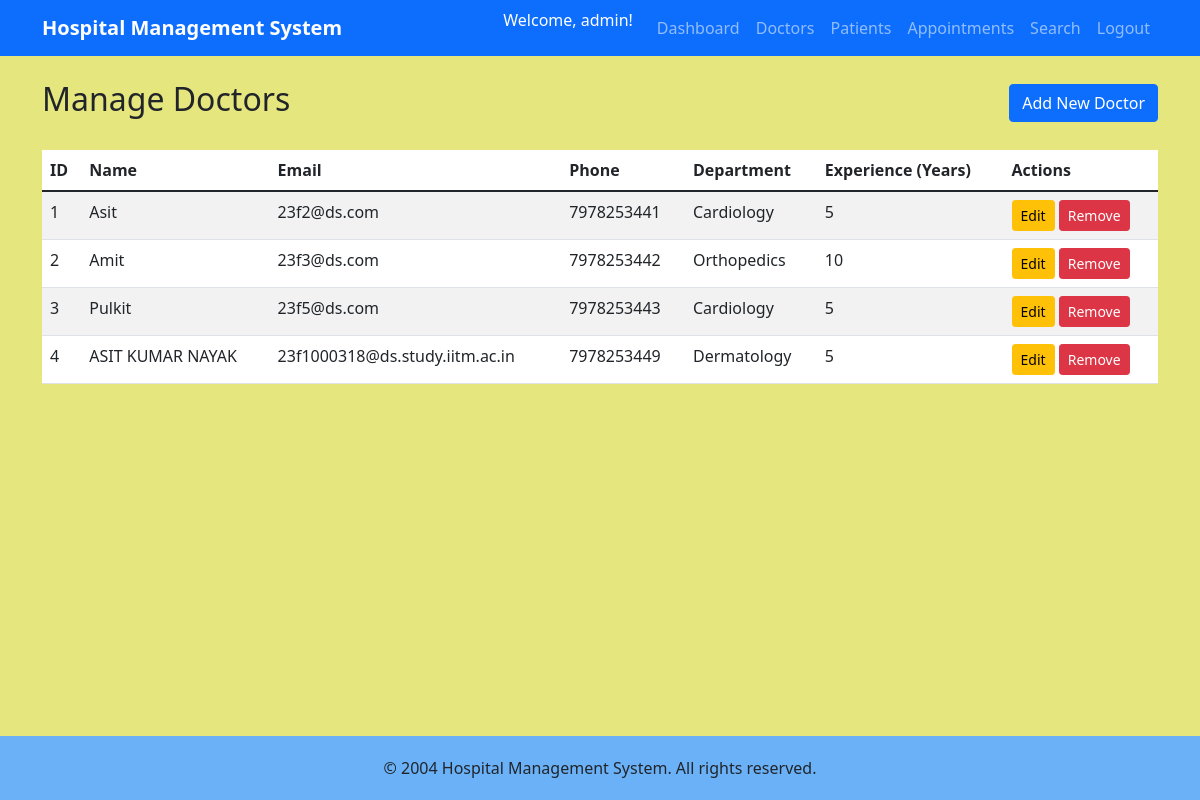
Screenshot of /admin/doctors (signed in) with the database file from the repository.
### models.py (models this page shows)
class Doctor(db.Model):
    id = db.Column(db.Integer, primary_key=True)
    name = db.Column(db.String(100), nullable=False)
    email = db.Column(db.String(120), unique=True, nullable=False)
    password = db.Column(db.String(200), nullable=False)
    phone = db.Column(db.String(15))
    department_id = db.Column(db.Integer, db.ForeignKey('department.id'), nullable=False)
    experience_years = db.Column(db.Integer)
    is_active = db.Column(db.Boolean, default=True)
    appointments = db.relationship('Appointment', backref='doctor', lazy=True)
    availability = db.relationship('DoctorAvailability', backref='doctor', lazy=True, cascade='all, delete-orphan')

class Department(db.Model):
    id = db.Column(db.Integer, primary_key=True)
    name = db.Column(db.String(100), unique=True, nullable=False)
    description = db.Column(db.Text)
    doctors = db.relationship('Doctor', backref='department', lazy=True)

### routes.py (the view)
    @app.route('/admin/doctors')
    @login_required('admin')
    def admin_doctors():
        doctors = Doctor.query.filter_by(is_active=True).all()
        return render_template('admin/doctors.html', doctors=doctors)

### routes.py (called while the page is built)
def login_required(role):
    def decorator(f):
        @wraps(f)
        def decorated_function(*args, **kwargs):
            if 'user_id' not in session or session.get('role') != role:
                flash('Please login to access this page', 'danger')
                return redirect(url_for('login'))
            return f(*args, **kwargs)
        return decorated_function
    return decorator

### templates/admin/doctors.html (shortened to what this page needs)
{% extends "base.html" %}
{% block content %}
<div class="d-flex justify-content-between align-items-center mb-4">
    <h2>Manage Doctors</h2>
    <a href="{{ url_for('admin_add_doctor') }}" class="btn btn-primary">Add New Doctor</a>
</div>
<div class="table-responsive">
    <table class="table table-striped">
        <thead>
            <tr>
                <th>ID</th>
                <th>Name</th>
                <th>Email</th>
                <th>Phone</th>
                <th>Department</th>
                <th>Experience (Years)</th>
                <th>Actions</th>
            </tr>
        </thead>
        <tbody>
            {% for doctor in doctors %}
            <tr>
                <td>{{ doctor.id }}</td>
                <td>{{ doctor.name }}</td>
                <td>{{ doctor.email }}</td>
                <td>{{ doctor.phone }}</td>
                <td>{{ doctor.department.name }}</td>
                <td>{{ doctor.experience_years }}</td>
                <td>
                    <a href="{{ url_for('admin_edit_doctor', id=doctor.id) }}" class="btn btn-sm btn-warning">Edit</a>
                    <a href="{{ url_for('admin_delete_doctor', id=doctor.id) }}" class="btn btn-sm btn-danger"
                       onclick="return confirm('Are you sure you want to remove this doctor?')">Remove</a>
                </td>
            </tr>
            {% else %}
            <tr>
                <td colspan="7" class="text-center">No doctors found</td>
            </tr>
            {% endfor %}
        </tbody>
    </table>
</div>
{% endblock %}

### templates/base.html (shortened to what this page needs)
<!DOCTYPE html>
<html lang="en">
<head>
    <link href="https://cdn.jsdelivr.net/npm/bootstrap@5.1.3/dist/css/bootstrap.min.css" rel="stylesheet">
</head>
<body class="{% block body_class %}{% endblock %}">
    <nav class="navbar navbar-expand-lg navbar-dark bg-primary">
        <div class="container">
            <span class="navbar-brand mb-0 h1">Hospital Management System</span>
            <div class="collapse navbar-collapse" id="navbarNav">
                <ul class="navbar-nav ms-auto">
                    {% if session.user_id %}
                        <li class="nav-item">
                            <span class="navbar-text text-white me-3">
                                Welcome, {{ session.username }}!
                            </span>
                        </li>
                        {% if session.role == 'admin' %}
                            <li class="nav-item">
                                <a class="nav-link" href="{{ url_for('admin_dashboard') }}">Dashboard</a>
                            </li>
                            <li class="nav-item">
                                <a class="nav-link" href="{{ url_for('admin_doctors') }}">Doctors</a>
                            </li>
                            <li class="nav-item">
                                <a class="nav-link" href="{{ url_for('admin_patients') }}">Patients</a>
                            </li>
                            <li class="nav-item">
                                <a class="nav-link" href="{{ url_for('admin_appointments') }}">Appointments</a>
                            </li>
                            <li class="nav-item">
                                <a class="nav-link" href="{{ url_for('admin_search') }}">Search</a>
                            </li>
                        {% endif %}
                        <li class="nav-item">
                            <a class="nav-link" href="{{ url_for('logout') }}">Logout</a>
                        </li>
                    {% endif %}
                </ul>
            </div>
        </div>
    </nav>
    <div class="main-content">
        <div class="container mt-4">
            {% block content %}{% endblock %}
        </div>
    </div>
    <footer class="text-center">
        <div class="container">
            <p class="mb-0">&copy; 2004 Hospital Management System. All rights reserved.</p>
        </div>
    </footer>
</body>
</html>

### templates/base.html (style rules this page uses)
body { min-height: 100vh; display: flex; flex-direction: column; background-color: #e6e67f !important; }
.main-content { flex: 1; }
.navbar-brand { font-weight: bold; }
footer { background-color: #6ab1f8; padding: 20px 0; margin-top: 40px; }
.table { background-color: white; }

### rows the page displays
Doctor: id "1", name "Asit", email "23f2@ds.com", phone "7978253441", department.name "Cardiology", experience_years "5"
Doctor: id "2", name "Amit", email "23f3@ds.com", phone "7978253442", department.name "Orthopedics", experience_years "10"
Doctor: id "3", name "Pulkit", email "23f5@ds.com", phone "7978253443", department.name "Cardiology", experience_years "5"
Doctor: id "4", name "ASIT KUMAR NAYAK", email "23f1000318@ds.study.iitm.ac.in", phone "7978253449", department.name "Dermatology", experience_years "5"

### other values shown
{{ session.username }} "admin"
